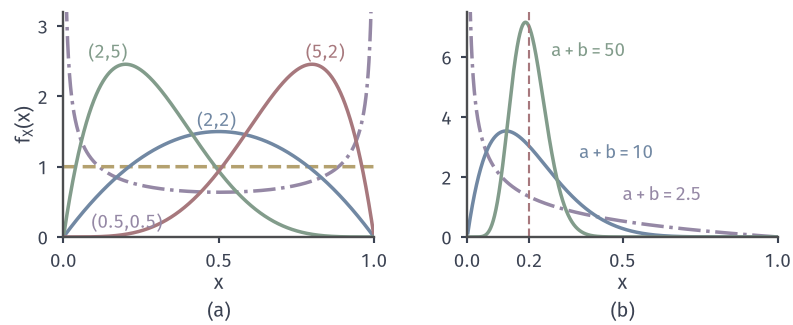

Recreate this plot in Python.
"""(a) Beta(a,b) shapes; (b) fixed mean 0.2 with a+b=2.5,10,50."""
from pathlib import Path
import sys
sys.path.insert(0, str(Path(__file__).resolve().parent.parent/"cdist-common"))
from cdist_fig import *

fig, axes = figure(width_mm=112, height_mm=46, ncols=2)
panel(fig, left=.08, bottom=.27, wspace=.3)
ax = axes[0]; style(ax)
x = np.linspace(.002, .998, 1500)
for (a, b), c, ls in (((.5, .5), PURPLE, '-.'), ((1, 1), YELLOW, '--'), ((2, 2), BLUE, '-'), ((2, 5), GREEN, '-'), ((5, 2), RED, '-')):
    ax.plot(x, beta_pdf(x, a, b), color=c, lw=1.4, ls=ls)
lab(ax, .09, .13, '(0.5,0.5)', PURPLE); lab(ax, .43, 1.58, '(2,2)', BLUE)
lab(ax, .08, 2.55, '(2,5)', GREEN); lab(ax, .78, 2.55, '(5,2)', RED)
ax.set_xlim(0, 1); ax.set_ylim(0, 3.2); ax.set_xticks([0, .5, 1]); ax.set_yticks([0, 1, 2, 3])
ax.set_xlabel('$x$', labelpad=1); ax.set_ylabel('$f_X(x)$', labelpad=1)
ax = axes[1]; style(ax)
for (a, b), c, ls in (((.5, 2), PURPLE, '-.'), ((2, 8), BLUE, '-'), ((10, 40), GREEN, '-')):
    ax.plot(x, beta_pdf(x, a, b), color=c, lw=1.4, ls=ls)
ax.plot([.2, .2], [0, 7.5], color=RED, lw=.85, ls=DASH)
lab(ax, .5, 1.2, '$a+b=2.5$', PURPLE); lab(ax, .36, 2.6, '$a+b=10$', BLUE); lab(ax, .27, 6.0, '$a+b=50$', GREEN)
ax.set_xlim(0, 1); ax.set_ylim(0, 7.5); ax.set_xticks([0, .2, .5, 1]); ax.set_yticks([0, 2, 4, 6])
ax.set_xlabel('$x$', labelpad=1)
tags(fig, axes)
save(fig, here(__file__), 'figure', {'var_mean0.2': {k: .16/(k+1) for k in (2.5, 10, 50)}})
